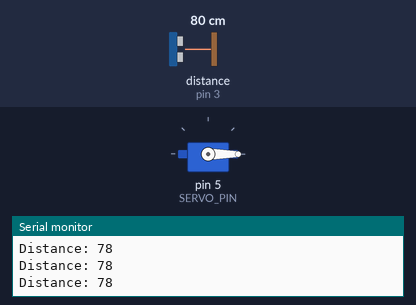
Bench run of a sketch on a simulated Arduino Uno, built with avr-gcc and run on an emulated ATmega328P. Parts: servo, the last lines printed to the serial monitor. Wiring (inferred from the names in the program): ultrasonic range finder: trigger pin 2; echo pin 3. The inputs (shaded band) are chosen by the test bench; at power-on: distance to the obstacle (sensor on pin 3) 80 cm. The echo pulse lasts 58.3 µs per cm.

Above: at 1.2 s.
1.3 s: distance to the obstacle (sensor on pin 3) set to 27 cm
2.8 s: distance to the obstacle (sensor on pin 3) set to 24 cm
At 3.1 s:
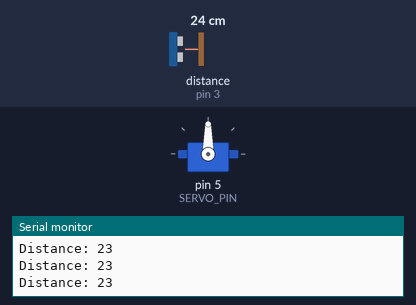
4.3 s: distance to the obstacle (sensor on pin 3) set to 35 cm
At 5.9 s:
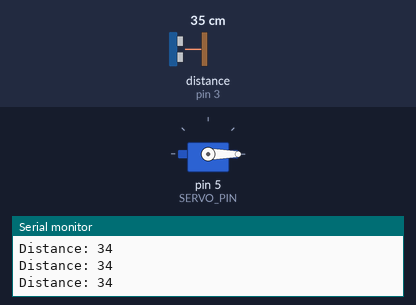
6.2 s: distance to the obstacle (sensor on pin 3) set to 2 cm
At 7.6 s:
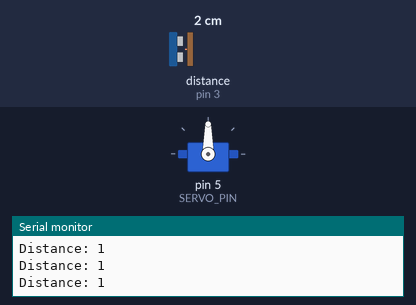
Timing chart, 0 to 8.7 s (numbered marks = the images above; inputs shaded):
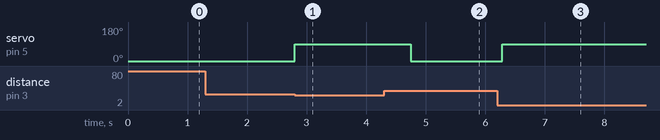

Measured:
- the behaviour switches between 26 and 25 cm on distance to the obstacle (sensor on pin 3) (found by bisection; images 0 and 1)
- after the input at 2.8 s, servo on pin 5 (SERVO_PIN): 0° → 90° at once
- after the input at 4.3 s, servo on pin 5 (SERVO_PIN): 90° → 0° after 0.45 s
- after the input at 6.2 s, servo on pin 5 (SERVO_PIN): 0° → 90° after 0.09 s

The sketch:

ParkingSystem.ino
```cpp
#include <Servo.h>

#define TRIG_PIN 2
#define ECHO_PIN 3
#define SERVO_PIN 5

Servo gateServo;

const long DISTANCE_THRESHOLD = 25; // cm
const int EMPTY_COUNT_THRESHOLD = 5; // loops with no object before closing
int emptyCount = 0;

void setup() {
  pinMode(TRIG_PIN, OUTPUT);
  pinMode(ECHO_PIN, INPUT);
  gateServo.attach(SERVO_PIN);
  gateServo.write(0); // gate closed initially
  Serial.begin(9600);
}

long getDistance() {
  digitalWrite(TRIG_PIN, LOW);
  delayMicroseconds(2);
  digitalWrite(TRIG_PIN, HIGH);
  delayMicroseconds(10);
  digitalWrite(TRIG_PIN, LOW);

  long duration = pulseIn(ECHO_PIN, HIGH);
  long distance = duration * 0.034 / 2; // convert to cm
  return distance;
}

void loop() {
  long distance = getDistance();
  Serial.print("Distance: ");
  Serial.println(distance);

  if (distance > 0 && distance < DISTANCE_THRESHOLD) {
    // Object detected → open gate
    gateServo.write(90);
    emptyCount = 0; // reset counter
  } else {
    emptyCount++;
    if (emptyCount >= EMPTY_COUNT_THRESHOLD) {
      gateServo.write(0); // close gate after several empty readings
    }
  }

  delay(100); // small delay for sensor stability
}
```
